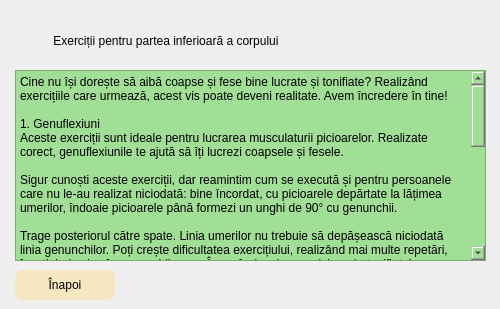
    <widget class="QWidget" name="antrenament2">
     <widget class="QPlainTextEdit" name="plainTextEdit_a2">
      <property name="geometry">
       <rect>
        <x>15</x>
        <y>70</y>
        <width>471</width>
        <height>191</height>
       </rect>
      </property>
      <property name="styleSheet">
       <string notr="true">background-color: rgb(162, 223, 150);
font: 12pt &quot;Times New Roman&quot;;</string>
      </property>
      <property name="plainText">
       <string>Cine nu își dorește să aibă coapse și fese bine lucrate și tonifiate? Realizând exercițiile care urmează, acest vis poate deveni realitate. Avem încredere în tine!

1. Genuflexiuni
Aceste exerciții sunt ideale pentru lucrarea musculaturii picioarelor. Realizate corect, genuflexiunile te ajută să îți lucrezi coapsele și fesele.

Sigur cunoști aceste exerciții, dar reamintim cum se execută și pentru persoanele care nu le-au realizat niciodată: bine încordat, cu picioarele depărtate la lățimea umerilor, îndoaie picioarele până formezi un unghi de 90° cu genunchii.

Trage posteriorul către spate. Linia umerilor nu trebuie să depășească niciodată linia genunchilor. Poți crește dificultatea exercițiului, realizând mai multe repetări, încetinind coborârea sau ridicarea. În curând, vei avea picioarele tonifiate!

Spatele trebuie ținut cât mai drept, iar privirea trebuie orientată spre înainte. Coborârea se realizează până în punctul în care simți că există un nivel considerabil de tensiune la nivelul coapselor. Pentru un plus de dificultate, utilizează gantere de greutate redusă. 

2. Fandări și step
Acest exercițiu pune accentul pe lucrarea mușchilor fesieri. Prin realizarea de fandări, îți lucrezi și coapsele. Mișcarea este simplă: este suficient să avansezi cu un picior în față, flexionându-l până când genunchiul piciorului din spate aproape atinge solul.

Ți se pare prea ușor? Atunci realizează fandări cu sărituri, alternând picioarele. Pentru step, poți aborda un mers de urcat scările, pentru a simula urcarea și coborârea. Nu ezita să faci exercițiile cu muzică pe fundal, pentru a fi mai distractive și a alunga eventuala monotonie din timpul practicării acestora.
</string>
      </property>
     </widget>
     <widget class="QLabel" name="label_2">
      <property name="geometry">
       <rect>
        <x>50</x>
        <y>20</y>
        <width>441</width>
        <height>41</height>
       </rect>
      </property>
      <property name="styleSheet">
       <string notr="true">font: 14pt &quot;Times New Roman&quot;;</string>
      </property>
      <property name="text">
       <string> Exerciții pentru partea inferioară a corpului</string>
      </property>
     </widget>
     <widget class="QPushButton" name="pushButton_inapoi_17">
      <property name="geometry">
       <rect>
        <x>15</x>
        <y>270</y>
        <width>100</width>
        <height>30</height>
       </rect>
      </property>
      <property name="styleSheet">
       <string notr="true">#pushButton_inapoi_17{
	font: 12pt &quot;Times New Roman&quot;;
	background-color: rgb(245, 231, 192);
	
 border-radius:8px;
}
#pushButton_inapoi_17:hover{
	font: 12pt &quot;Times New Roman&quot;;

background-color: rgb(157, 217, 146);
border-radius:5px;

}</string>
      </property>
      <property name="text">
       <string>Înapoi</string>
      </property>
     </widget>
    </widget>
